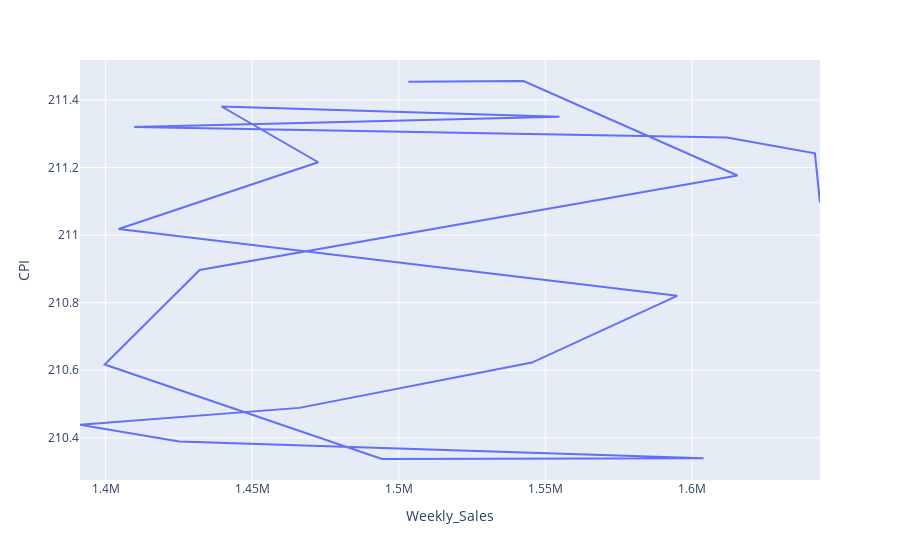

The notebook cell this image was saved under:
### Code cell
px.line(Data.head(20),x='Weekly_Sales',y='CPI')

### Figure 1 — Plotly figure (JSON) as saved in the notebook; plotly's stock layout.template omitted (floating-point values rounded to 4 significant figures)
{"data": [{"hovertemplate": "Weekly_Sales=%{x}<br>CPI=%{y}<extra></extra>", "legendgroup": "", "line": {"color": "#636efa", "dash": "solid"}, "marker": {"symbol": "circle"}, "mode": "lines", "name": "", "orientation": "v", "showlegend": false, "type": "scatter", "x": [1644000.0, 1642000.0, 1612000.0, 1410000.0, 1555000.0, 1440000.0, 1473000.0, 1404000.0, 1595000.0, 1545000.0, 1466000.0, 1391000.0, 1425000.0, 1604000.0, 1494000.0, 1400000.0, 1432000.0, 1616000.0, 1543000.0, 1503000.0], "xaxis": "x", "y": [211.1, 211.2, 211.3, 211.3, 211.4, 211.4, 211.2, 211.0, 210.8, 210.6, 210.5, 210.4, 210.4, 210.3, 210.3, 210.6, 210.9, 211.2, 211.5, 211.5], "yaxis": "y"}], "layout": {"legend": {"tracegroupgap": 0}, "margin": {"t": 60}, "xaxis": {"anchor": "y", "domain": [0, 1], "title": {"text": "Weekly_Sales"}}, "yaxis": {"anchor": "x", "domain": [0, 1], "title": {"text": "CPI"}}}}
